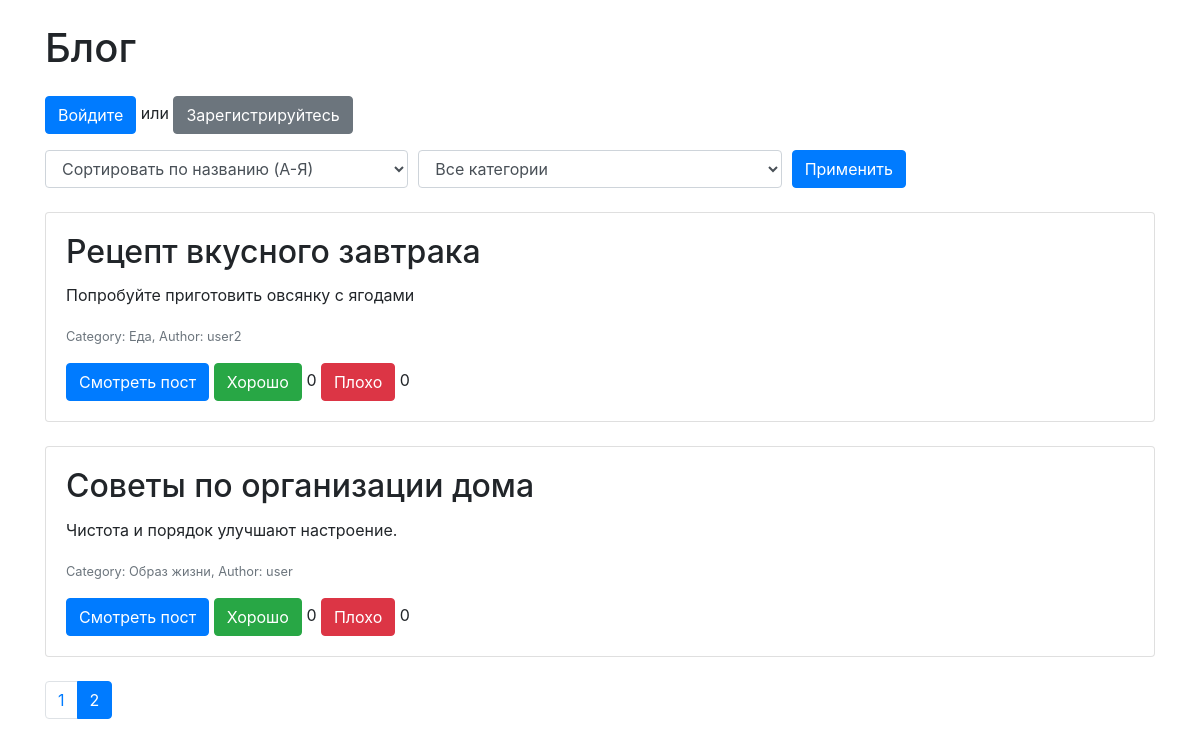
/?page=2&sort=title_asc&category=0, run on the app's committed database.
### tables this page shows
CREATE TABLE `posts` (
  `id` int(11) NOT NULL,
  `title` varchar(255) NOT NULL,
  `description` text NOT NULL,
  `category_id` int(11) DEFAULT NULL,
  `user_id` int(11) DEFAULT NULL,
  `created_at` timestamp NULL DEFAULT current_timestamp(),
  `updated_at` timestamp NULL DEFAULT current_timestamp() ON UPDATE current_timestamp(),
  `likes` int(11) DEFAULT 0,
  `dislikes` int(11) DEFAULT 0
);

CREATE TABLE `categories` (
  `id` int(11) NOT NULL,
  `name` varchar(50) NOT NULL
);

CREATE TABLE `users` (
  `id` int(11) NOT NULL,
  `username` varchar(50) NOT NULL,
  `password` varchar(255) NOT NULL,
  `email` varchar(100) NOT NULL,
  `created_at` timestamp NULL DEFAULT current_timestamp()
);

### index.php (the view, shortened to what this page needs)
<?php
include 'config.php';
$limit = 5;
$page = isset($_GET['page']) ? (int)$_GET['page'] : 1;
$offset = ($page - 1) * $limit;
$sort = isset($_GET['sort']) ? $_GET['sort'] : 'title_asc';
$category = isset($_GET['category']) ? (int)$_GET['category'] : 0;
$query = 'SELECT posts.*, categories.name AS category_name, users.username AS author FROM posts
          JOIN categories ON posts.category_id = categories.id
          JOIN users ON posts.user_id = users.id';
switch ($sort) {
    case 'title_asc':
        $query .= ' ORDER BY posts.title ASC';
        break;
}
$query .= ' LIMIT :limit OFFSET :offset';
$stmt = $pdo->prepare($query);
$stmt->bindParam(':limit', $limit, PDO::PARAM_INT);
$stmt->bindParam(':offset', $offset, PDO::PARAM_INT);
$stmt->execute();
$posts = $stmt->fetchAll();
$total_query = 'SELECT COUNT(*) FROM posts';
$total_stmt = $pdo->prepare($total_query);
$total_stmt->execute();
$total_posts = $total_stmt->fetchColumn();
$total_pages = ceil($total_posts / $limit);
?>
<!DOCTYPE html>
<html lang="en">
<head>
    <link rel="stylesheet" href="https://stackpath.bootstrapcdn.com/bootstrap/4.5.2/css/bootstrap.min.css">
</head>
<body>
<div class="container">
<h1 class="my-4">Блог</h1>
    <?php if (isset($_SESSION['username'])): ?>
        <p>Добро пожаловать, <?= htmlspecialchars($_SESSION['username']) ?>! <a href="logout.php" class="btn btn-danger">Выйти из системы</a></p>
        <a href="create_post.php" class="btn btn-primary mb-4">Создать новый пост</a>
    <?php else: ?>
        <p><a href="login.php" class="btn btn-primary">Войдите</a> или <a href="register.php" class="btn btn-secondary">Зарегистрируйтесь</a></p>
    <?php endif; ?>
    <form method="GET" class="mb-4">
        <div class="form-row">
            <div class="col">
                <select name="sort" class="form-control">
                    <option value="title_asc" <?= $sort == 'title_asc' ? 'selected' : '' ?>>Сортировать по названию (A-Я)</option>
                </select>
            </div>
            <div class="col">
                <select name="category" class="form-control">
                    <option value="0">Все категории</option>
                </select>
            </div>
            <div class="col">
                <button type="submit" class="btn btn-primary">Применить</button>
            </div>
        </div>
    </form>
    <?php foreach ($posts as $post): ?>
        <div class="card mb-4">
            <div class="card-body">
                <h2 class="card-title"><?= htmlspecialchars($post['title']) ?></h2>
                <p class="card-text"><?= htmlspecialchars($post['description']) ?></p>
                <p class="card-text"><small class="text-muted">Category: <?= htmlspecialchars($post['category_name']) ?>, Author: <?= htmlspecialchars($post['author']) ?></small></p>
                <button class="btn btn-primary view-post-btn" data-post-id="<?= $post['id'] ?>">Смотреть пост</button>
                <button class="btn btn-success like-btn" data-post-id="<?= $post['id'] ?>" data-like-type="like">Хорошо</button>
                <span class="likes-count"><?= $post['likes'] ?></span>
                <button class="btn btn-danger like-btn" data-post-id="<?= $post['id'] ?>" data-like-type="dislike">Плохо</button>
                <span class="dislikes-count"><?= $post['dislikes'] ?></span>
            </div>
        </div>
    <?php endforeach; ?>
    <nav>
        <ul class="pagination">
            <?php for ($i = 1; $i <= $total_pages; $i++): ?>
                <li class="page-item <?= $page == $i ? 'active' : '' ?>"><a class="page-link" href="?page=<?= $i ?>&sort=<?= $sort ?>&category=<?= $category ?>"><?= $i ?></a></li>
            <?php endfor; ?>
        </ul>
    </nav>
</div>
</body>
</html>

### data on the page
posts: title "Рецепт вкусного завтрака", description "Попробуйте приготовить овсянку с ягодами", category.name "Еда", user.username "user2", likes "0", dislikes "0"
posts: title "Советы по организации дома", description "Чистота и порядок улучшают настроение.", category.name "Образ жизни", user.username "user", likes "0", dislikes "0"
